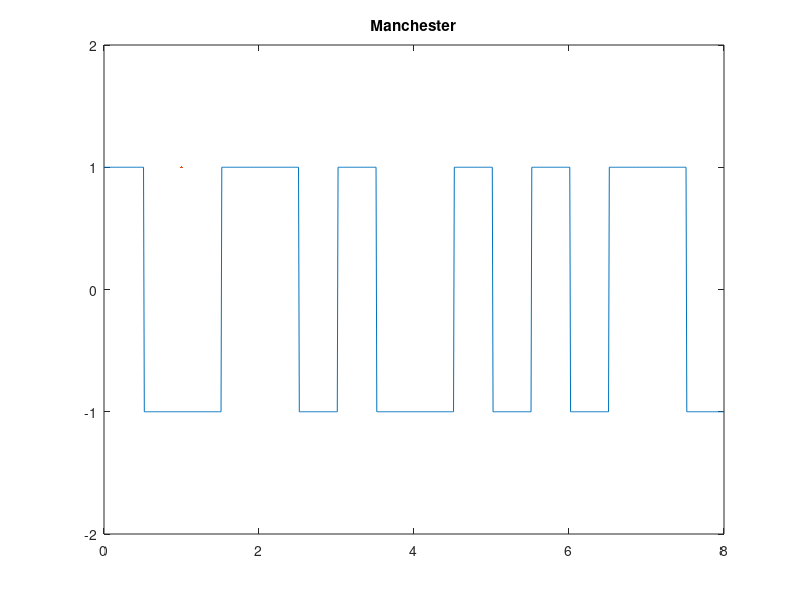

This chart was generated by the following MATLAB code:
bits = [0 1 0 0 1 1 1 0];
nbits = length(bits);
valTrans = []; 
for i = 1 : nbits
    if bits(i) == 0
       transicion = [1 -1];
    else
       transicion = [-1 1];
    end
    valTrans = [ valTrans transicion];
end

k = 1;
l = 0.5;
T = 0 : 0.01 : length(bits);
for j = 1: length(T)
    y(j) = valTrans(k);
    if T(j) > l
       k = k + 1; 
       l = l + 0.5;
    end   
end

recta = 1;
plot(T,y)
axis([0 nbits -2 2]);
hold on
plot(recta)
title('Manchester');


